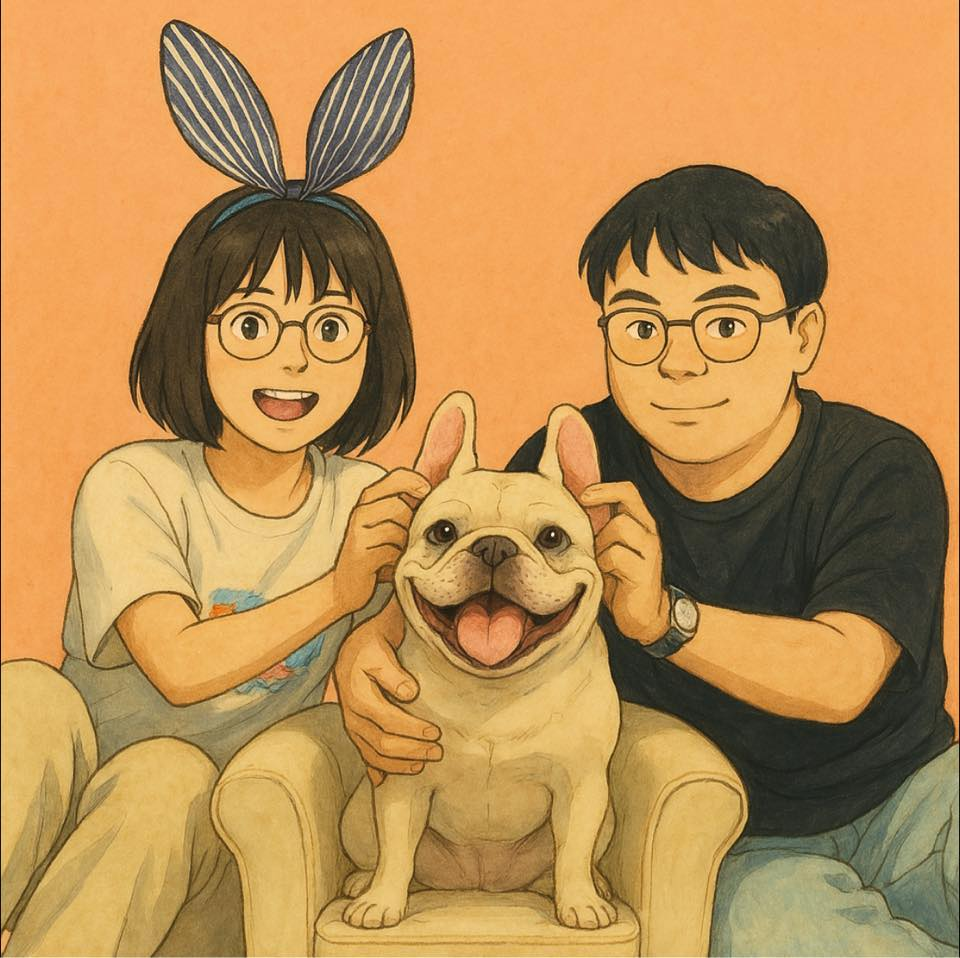
#> input picture OpenCV/family.jpg, 960 x 958 px
$ python LoadImg.py
#> lines starting #> are read from the running program, lines starting #| are printed output that depends on the picture
import cv2
import os
# 取得目前程式檔案所在的目錄路徑
dir_path = os.path.dirname(os.path.realpath(__file__))
# 組合出圖片的完整路徑
img_path = os.path.join(dir_path, 'family.jpg')

img = cv2.imread(img_path, cv2.IMREAD_GRAYSCALE)
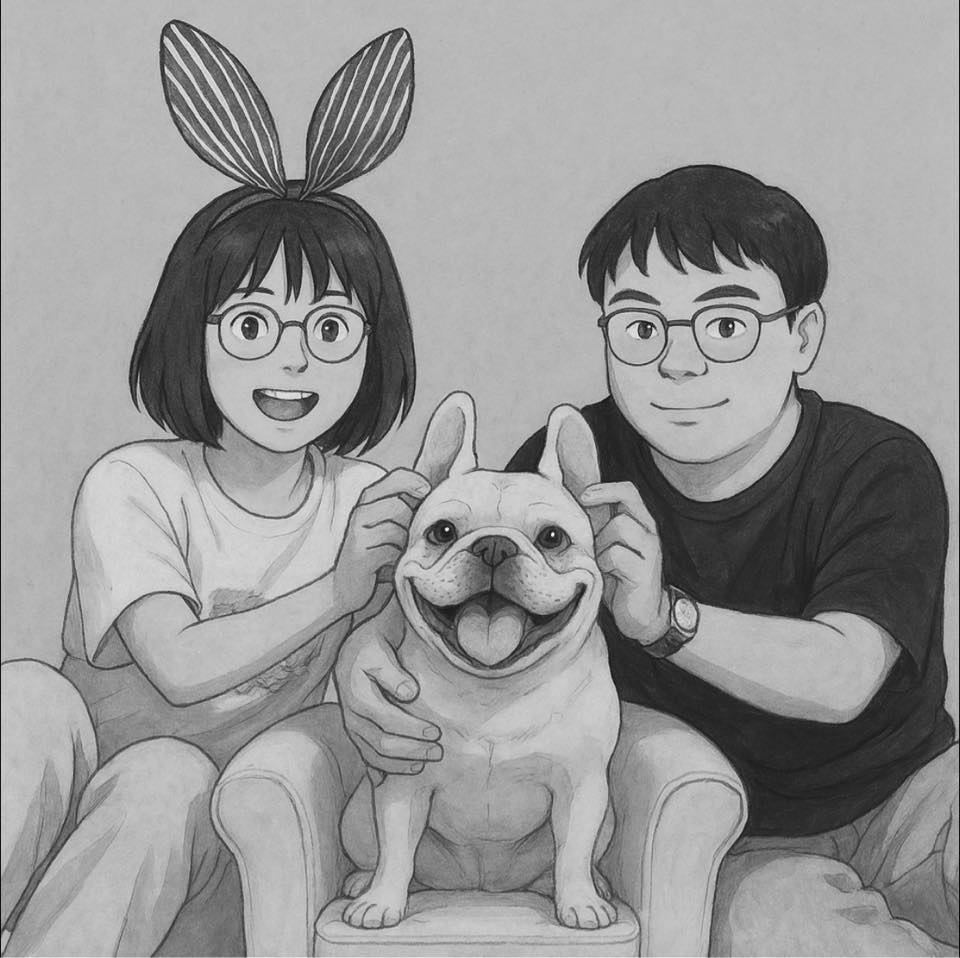
#> img: shape (958, 960); min 0, max 255, mean 149.5
cv2.imwrite('family_gray.jpg',img, [cv2.IMWRITE_JPEG_QUALITY, 20])
cv2.imwrite('family_gray2.jpg',img)
cv2.imshow('oxxo',img)
cv2.waitKey(0)
cv2.destroyAllWindows()
